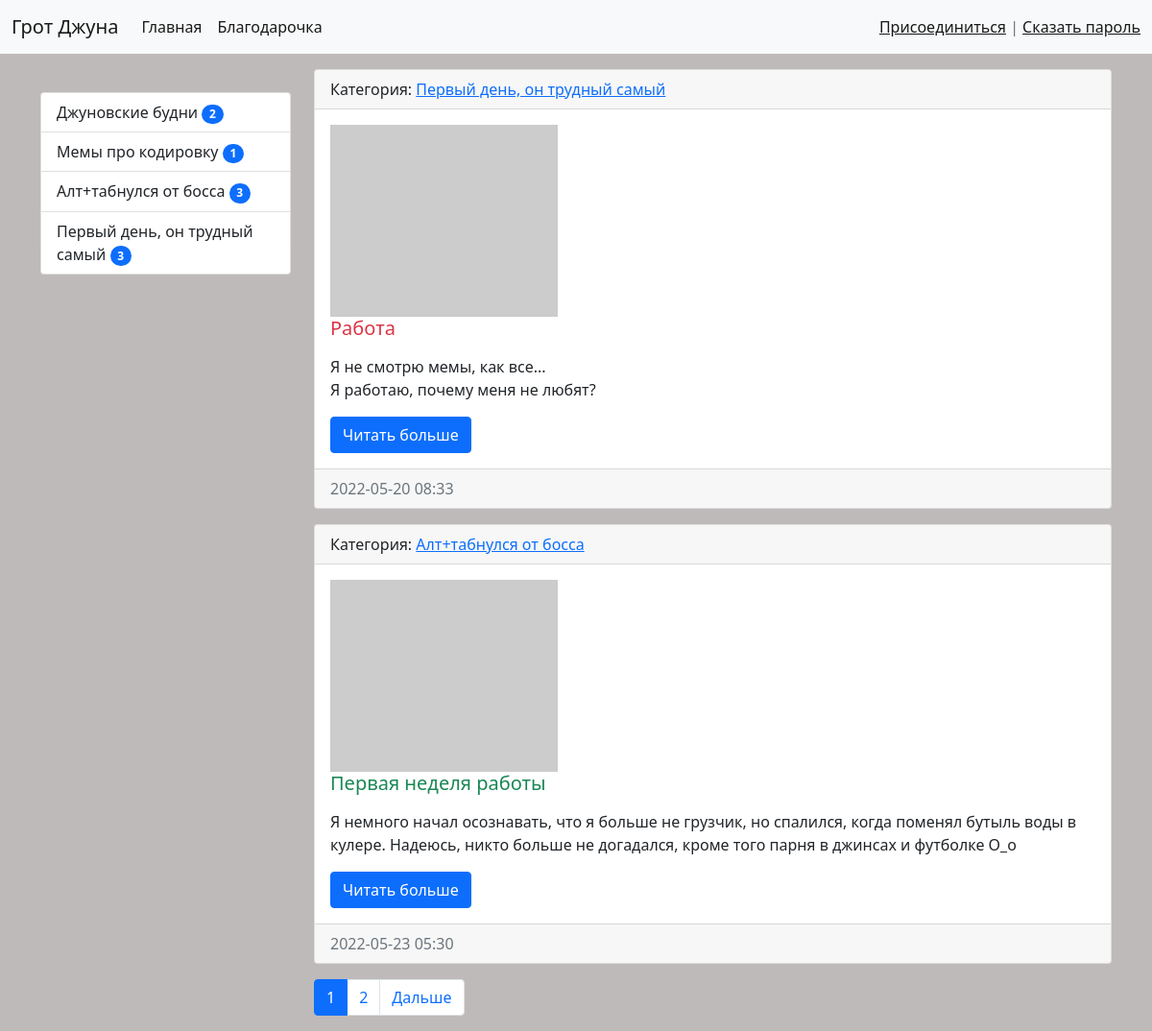
The page / on the database its author committed.
### news/models.py (models this page shows, shortened)
class Category(models.Model):
    title = models.CharField(max_length=150, db_index=True, verbose_name='Наименование категории')
    def get_absolute_url(self):
        return reverse('category', kwargs={'category_id': self.pk})
    def __str__(self):
        return self.title
    class Meta:
        verbose_name = 'Категория'
        verbose_name_plural = 'Категории'
        ordering = ['-id']

class News(models.Model):
    title = models.CharField(max_length=150, verbose_name='Заголовок')
    content = models.TextField(blank=True, verbose_name='Содержание')
    created_at = models.DateTimeField(auto_now_add=True, verbose_name='Дата публикации')
    updated_at = models.DateTimeField(auto_now=True, verbose_name='Обновлено')
    photo = models.ImageField(upload_to='photos/%Y/%m/%d/', verbose_name='Фото', blank=True)
    is_published = models.BooleanField(default=True, verbose_name='Опубликовано')
    category = models.ForeignKey('Category', on_delete=models.PROTECT, null=True, verbose_name='Категория')
    views = models.IntegerField(default=0)
    def get_absolute_url(self):
        return reverse('view_news', kwargs={'news_id': self.pk})
    class Meta:
        verbose_name = 'Новость'
        verbose_name_plural = 'Новости'
        ordering = ['-created_at']

### news/views.py (the view)
# urls.py: path('', HomeNews.as_view(), name='home'),
class HomeNews(ListView):
    model = News
    template_name = 'news/index.html'
    context_object_name = 'news'
    paginate_by = 2
    def get_context_data(self, *, object_list=None, **kwargs):
        context = super().get_context_data(**kwargs)
        context['title'] = 'Вход в грот Джунов'
        return context
    def get_queryset(self):
        return News.objects.filter(is_published='True')

### news/templatetags/news_tags.py (called while the page is built)
@register.inclusion_tag('news/list_categories.html')
def show_categories():
    categories = cache.get('categories')
    if not categories:
        categories = Category.objects.annotate(cnt=Count('news', filter=F('news__is_published'))).filter(cnt__gt=0)
        cache.set('categories', categories, 30)
    return {'categories': categories}

### news/templates/news/index.html (shortened to what this page needs)
{% extends "base.html" %}
{% block sidebar %}
{% include "inc/_sidebar.html" %}
{% endblock %}
{% block content %}
{% for item in news reversed %}
<div class="card mb-3">
    <div class="card-header">
        Категория: <a href="{{ item.category.get_absolute_url }}">{{ item.category }}</a>
    </div>
    <div class="card-body">
        <div class="media">
            {% if item.photo %}
            <img src="{{ item.photo.url }}" width="200" height="200" alt="" class="mr-3">
            {% else %}
            <img src="https://picsum.photos/id/237/200/300">
            {% endif %}
            <div class="media-body">
                <h5 class="card-title {% cycle 'text-danger' 'text-success' %}">{{ item.title }}</h5>
                <p class="card-text">{{ item.content|safe|linebreaks|truncatewords:30 }}</p>
                <a href="{{ item.get_absolute_url }}" class="btn btn-primary">Читать больше</a>
            </div>
        </div>
    </div>
    <div class="card-footer text-muted">
        {{ item.created_at|date:"Y-m-d H:i" }}
    </div>
</div>
{% endfor %}
{% endblock %}

### templates/base.html (shortened to what this page needs)
{% load static %}
{% load cache %}
<!doctype html>
<html lang="en">
<head>
    <link rel="stylesheet" href="{% static 'bootstrap/css/bootstrap.min.css' %}">
    <link rel="stylesheet" href="{% static 'css/style.css' %}">
</head>
<body>
{% include "inc/_navbar.html" %}
<div class="container mt-3">
    <div class="row">
        <div class="col-md-3">
            {% cache 30 sidebar %}
            {% block sidebar %} {% endblock %}
            {% endcache %}
        </div>
        <div class="col-md-9">
            {% block content %} CONTENT {% endblock %}
            {% if page_obj.has_other_pages %}
            <nav aria-label="...">
                <ul class="pagination">
                    {% for p in page_obj.paginator.page_range %}
                    {% if page_obj.number == p %}
                    <li class="page-item active" aria-current="page">
                        <a class="page-link" href="?page={{ p }}">{{ p }}</a>
                    </li>
                    {% elif p > page_obj.number|add:-2 and p < page_obj.number|add:2 %}
                    <li class="page-item">
                        <a class="page-link" href="?page={{ p }}">{{ p }}</a>
                    </li>
                    {% endif %}
                    {% endfor %}
                    {% if page_obj.has_next %}
                    <li class="page-item">
                        <a class="page-link" href="?page={{ page_obj.next_page_number }}">Дальше</a>
                    </li>
                    {% endif %}
                </ul>
            </nav>
            {% endif %}
        </div>
    </div>
</div>
</body>
</html>

### templates/inc/_navbar.html (shortened to what this page needs)
<nav class="navbar navbar-expand-lg navbar-light bg-light">
    <div class="container-fluid">
        <a class="navbar-brand" href="{% url 'home' %}">Грот Джуна</a>
        <div class="collapse navbar-collapse" id="navbarSupportedContent">
            <ul class="navbar-nav me-auto mb-2 mb-lg-0">
                <li class="nav-item"><a class="nav-link active" aria-current="page" href="{% url 'home' %}">Главная</a>
                </li>
                <li class="nav-item"><a class="nav-link active" aria-current="page" href="{% url 'thanks' %}">Благодарочка</a>
                </li>
            </ul>
            <span class="navbar-text">
            {% if request.user.is_authenticated %}
        <a> Добро пожаловать в убежище, {{ user.username }} </a> | <a href="{% url 'logout' %}">Покинуть грот</a>
            {% else %}
            <a href="{% url 'register' %}">Присоединиться</a> | <a href="{% url 'login' %}">Сказать пароль</a>
            {% endif %}
            </span>
        </div>
    </div>
</nav>

### templates/inc/_sidebar.html (shortened to what this page needs)
{% load news_tags %}
<br>
{% show_categories %}

### news/templates/news/list_categories.html
<div class="list-group">
    {% for item in categories %}
    <a href="{{ item.get_absolute_url }}" class="list-group-item list-group-item-action">{{ item.title }} <span class="badge bg-primary rounded-pill">{{ item.cnt }}</span></a>
    {% endfor %}
</div>

### ttest/static/css/style.css (style rules this page uses)
body { background-color: #bfbaba; }

### rows shown on the page
Category: title "Джуновские будни", cnt "2"
Category: title "Мемы про кодировку", cnt "1"
Category: title "Алт+табнулся от босса", cnt "3"
Category: title "Первый день, он трудный самый", cnt "3"
News: category "Первый день, он трудный самый", title "Работа", content "Я не смотрю мемы, как все... Я работаю, почему меня не любят?", created_at "2022-05-20 08:33"
News: category "Алт+табнулся от босса", title "Первая неделя работы", content "Я немного начал осознавать, что я больше не грузчик, но спалился, когда поменял бутыль воды в кулере. Надеюсь, никто больше не догадался, кроме того парня в джинсах и футболке О_о", created_at "2022-05-23 05:30"

### other values the page prints
{{ p }} "1"
{{ p }} "2"
